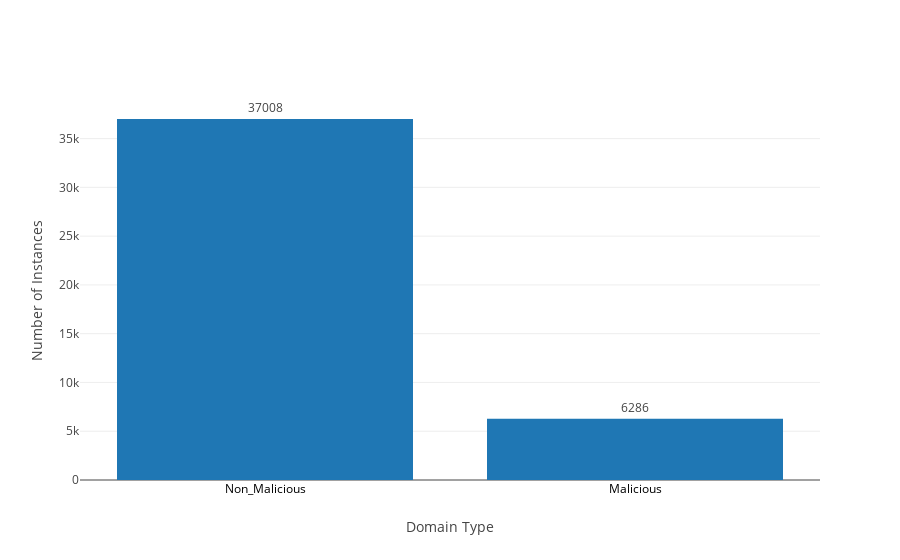

Notebook source saved alongside this figure:
### Markdown cell above
#### Let us analyze the balance of classes

### Code cell
data = [go.Bar(x=df.Target.value_counts().index.values,
               y=df.Target.value_counts().values,
               text=df.Target.value_counts().values,
               textposition = 'outside',
            )]
layout = go.Layout( xaxis=dict(title='Domain Type',tickfont=dict(size=12,color='black')),
                    yaxis=dict(title='Number of Instances'))
fig = go.Figure(data=data, layout=layout)
iplot(fig)

### Figure 1 — Plotly figure (JSON) as saved in the notebook; plotly's stock layout.template omitted (floating-point values rounded to 4 significant figures)
{"data": [{"text": [37008, 6286], "textposition": "outside", "type": "bar", "uid": "d9222f7e-2142-4e7d-89a6-ab9e28aadc73", "x": ["Non_Malicious", "Malicious"], "y": [37008, 6286]}], "layout": {"xaxis": {"tickfont": {"color": "black", "size": 12}, "title": "Domain Type"}, "yaxis": {"title": "Number of Instances"}}}
